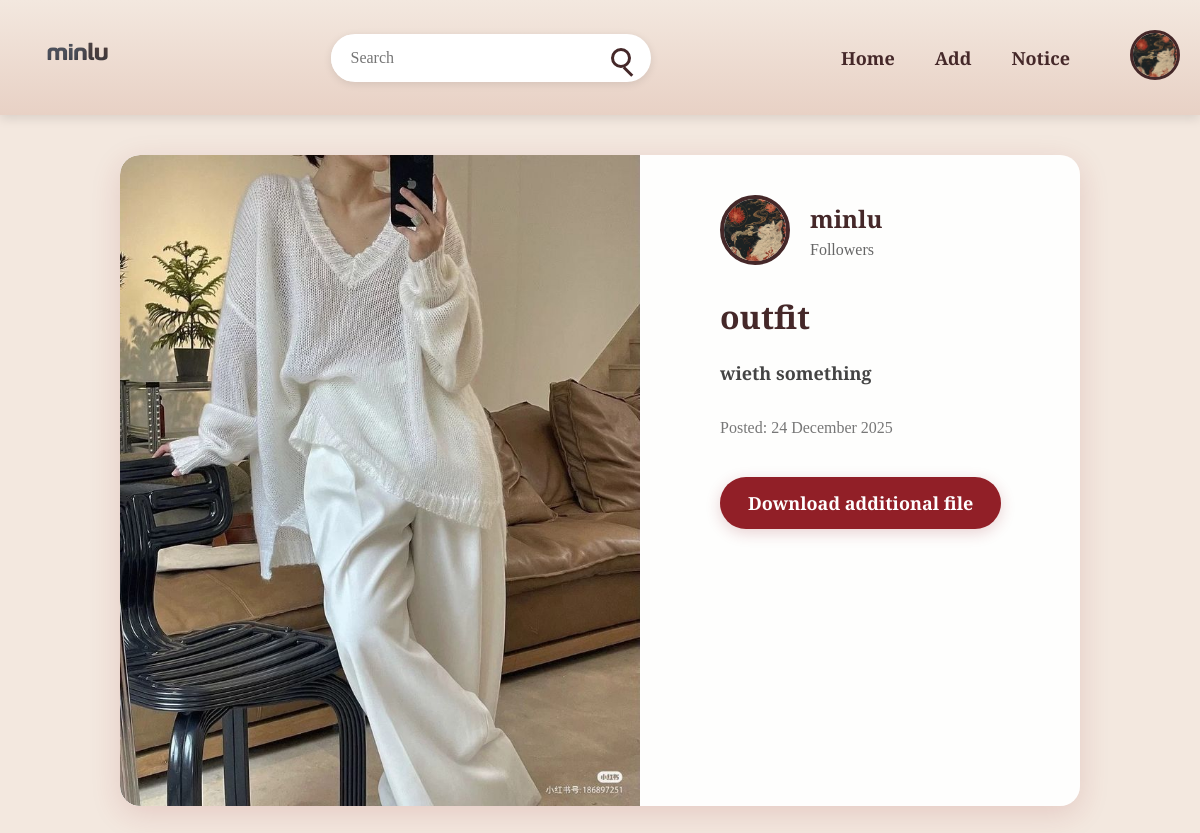
Page /post/2/ (signed in) on the committed database.
### home_page/models.py (models this page shows, shortened)
class Profile(models.Model):
    user = models.OneToOneField(User, on_delete=models.CASCADE)
    image = models.ImageField(upload_to='profile_img', null=True, blank=True)
    about = models.TextField(default="", blank=True)

class Post(models.Model):
    user = ForeignKey(User, on_delete=models.CASCADE)
    post_image = models.ImageField(upload_to='post_img', null=True, blank=True)
    post_title = models.TextField(default="", blank=True)
    post_description = models.TextField(default="", blank=True)
    post_file = models.FileField(upload_to='post_file', null=True, blank=True)
    date_posted = models.DateTimeField(auto_now_add=True)

### home_page/views.py (the view)
# urls.py: path('post/<int:pk>/', PostView.as_view(), name='post_detail'),
class PostView(View):
    template_name = 'post.html'
    def dispatch(self, request, *args, **kwargs):
        if not request.user.is_authenticated:
            return redirect('/')
        return super().dispatch(request, *args, **kwargs)
    def get(self, request, pk):
        post = get_object_or_404(Post, pk=pk)
        return render(request, self.template_name, context={
            'post': post,
            'profile': request.user.profile if request.user.is_authenticated else None,
        })

### templates/post.html (shortened to what this page needs)
<!DOCTYPE html>
{% load static %}
<html lang="ru">
<head>
    <link rel="stylesheet" href="{% static 'css/post.css' %}">
</head>
<body>
    <header>
        <div class="container">
            <div class="logo">
                <a href="{% url 'home' %}">
                    <img src="{% static 'images/logo05.png' %}" alt="Logo">
                </a>
            </div>
            <div class="search-bar">
                <form action="/search/" method="get">
                    <input type="text" name="q" placeholder="Search">
                    <button type="submit"><span class="search-icon"></span></button>
                </form>
            </div>
            <nav class="nav-menu">
                <ul class="main-menu">
                    <li><a href="{% url 'home' %}">Home</a></li>
                    <li><a href="/post/new">Add</a></li>
                    <li><a href="/notice">Notice</a></li>
                </ul>
                <div class="account-item">
                    {% if user.is_authenticated %}
                        <a href="/account" class="account-link">
                            <img src="{% if user.profile.image %}{{ user.profile.image.url }}{% else %}{% static 'images/avatar.png' %}{% endif %}"
                                 alt="Аватар" class="account-avatar">
                        </a>
                    {% endif %}
                </div>
            </nav>
        </div>
    </header>
    <main>
        <div class="container">
            <div class="pin-detail">
                <div class="pin-image">
                    {% if post.post_image %}
                        <img src="{{ post.post_image.url }}" alt="{{ post.post_title }}">
                    {% else %}
                        <div class="no-image-placeholder">No image</div>
                    {% endif %}
                </div>
                <div class="pin-info">
                    <div class="user-info">
                        <a href="{% url 'user_profile' post.user.username %}" class="user-avatar-link">
                            <img class="user-avatar"
                                 src="{% if post.user.profile.image %}{{ post.user.profile.image.url }}{% else %}{% static 'images/avatar.png' %}{% endif %}"
                                 alt="Avatar {{ post.user.username }}">
                        </a>
                        <div class="user-details">
                            <h3 class="username">
                                <a href="{% url 'user_profile' post.user.username %}" class="username-link">
                                    {{ post.user.username }}
                                </a>
                            </h3>
                            <p class="followers">
                                {% if post.user.profile.followers_count %}
                                    {{ post.user.profile.followers_count }} followers
                                {% else %}
                                    Followers
                                {% endif %}
                            </p>
                        </div>
                    </div>
                    <h1 class="pin-title">{{ post.post_title }}</h1>
                    <p class="pin-description">{{ post.post_description|linebreaksbr }}</p>
                    <p class="pin-date">Posted: {{ post.date_posted|date:"d F Y" }}</p>
                    {% if post.post_file %}
                        <a href="{{ post.post_file.url }}" class="download-btn" download>
                            Download additional file</a>
                    {% endif %}
                </div>
            </div>
        </div>
    </main>
</body>
</html>

### static/css/post.css (style rules this page uses)
* { box-sizing: border-box; margin: 0; padding: 0; }
html, body { margin: 0; padding: 0; background-color: #F3E8DF; font-family: "PT Serif", serif; font-weight: 700; color: #452829; scrollbar-width: none; }
header { background: linear-gradient(#F3E8DF, #E8D1C5); padding: 15px 0; box-shadow: 0 4px 10px rgba(0, 0, 0, 0.1); }
.container { max-width: 1200px; margin: 0 auto; padding: 0 20px; display: flex; align-items: center; justify-content: space-between; }
.logo img { height: 80px; transition: transform 0.3s ease; }
.search-bar form { display: flex; align-items: center; background: white; border-radius: 30px; overflow: hidden; box-shadow: 0 2px 8px rgba(0, 0, 0, 0.1); width: 320px; }
.search-bar input { flex: 1; padding: 14px 20px; border: none; font-size: 16px; outline: none; font-family: inherit; }
.search-bar button { background: none; border: none; padding: 14px 20px; cursor: pointer; }
.search-bar .search-icon { display: block; width: 20px; height: 20px; border: 3px solid #452829; border-radius: 50%; position: relative; }
.search-bar .search-icon::after { content: ''; position: absolute; width: 12px; height: 3px; background: #452829; bottom: -8px; right: -6px; transform: rotate(45deg); }
.nav-menu { display: flex; align-items: center; gap: 60px; }
.main-menu { list-style: none; display: flex; gap: 40px; }
.main-menu a { font-size: 18px; color: #452829; text-decoration: none; transition: color 0.3s ease; }
.account-avatar { width: 50px; height: 50px; border-radius: 50%; object-fit: cover; border: 3px solid #452829; transition: all 0.3s ease; }
main .container { padding: 40px 20px; max-width: 1000px; }
.pin-detail { display: grid; grid-template-columns: 1fr 400px; gap: 40px; background: rgba(255, 255, 255, 0.95); border-radius: 20px; overflow: hidden; box-shadow: 0 8px 30px rgba(145, 31, 39, 0.15); }
.pin-image img { width: 100%; height: auto; display: block; object-fit: cover; border-radius: 20px 0 0 20px; }
.pin-info { padding: 40px; display: flex; flex-direction: column; justify-content: flex-start; }
.user-info { display: flex; align-items: center; margin-bottom: 30px; }
.user-info .user-avatar { width: 70px; height: 70px; border-radius: 50%; object-fit: cover; border: 4px solid #452829; margin-right: 20px; }
.user-details .username { font-size: 24px; margin: 0 0 6px 0; }
.user-details .followers { font-size: 16px; color: #666; font-weight: 400; }
.pin-title { font-size: 32px; margin-bottom: 20px; color: #452829; }
.pin-description { font-size: 18px; line-height: 1.7; margin-bottom: 30px; color: #444; white-space: pre-wrap; }
.pin-date { font-size: 16px; color: #777; margin-bottom: 40px; font-weight: 400; }
.download-btn { align-self: flex-start; background: #911f27; color: white; padding: 14px 28px; border-radius: 30px; text-decoration: none; font-weight: 700; font-size: 18px; transition: all 0.3s ease; box-shadow: 0 4px 15px rgba(145, 31, 39, 0.2); }
.user-avatar-link { display: block; transition: transform 0.3s ease; }
.username-link { color: inherit; text-decoration: none; transition: color 0.3s ease; }
.user-avatar-link { display: block; width: 70px; height: 70px; transition: transform 0.3s ease; }
.user-info { display: flex; align-items: center; gap: 20px; margin-bottom: 30px; }
.user-avatar { width: 70px; height: 70px; border-radius: 50%; object-fit: cover; border: 4px solid #452829; }

### rows in the picture
Post: post_image (picture), user.image (picture), user.username "minlu", post_title "outfit", post_description "wieth something", date_posted "24 December 2025"
